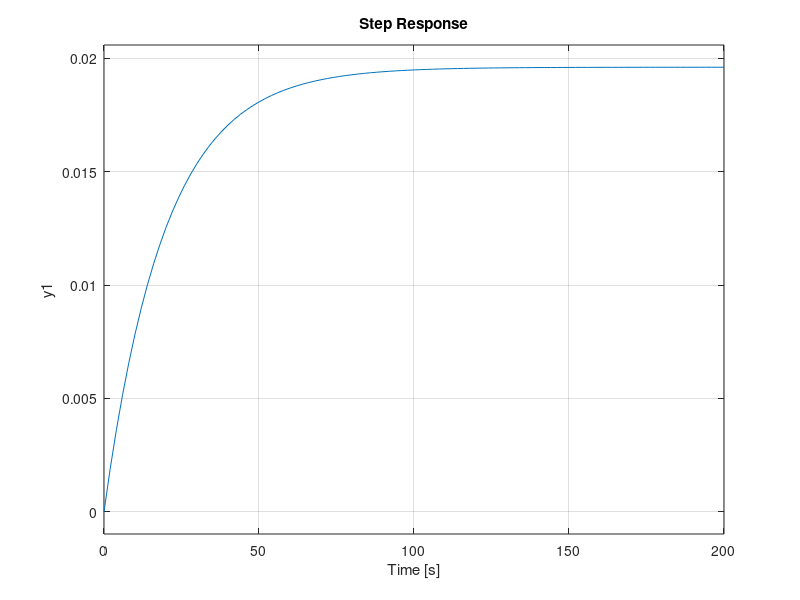

The MATLAB source for this figure:
% -------------------------------------------------------------------------
% cruise_control_lq.m
% LQR control of a cruise control system
% Xiaotian Dai, 2017
% Credit: Model from 'Control Tutorial - Cruise Control: System Modeling' 
% (accessed at: http://ctms.engin.umich.edu/CTMS/index.php?example=CruiseControl&section=SystemModeling)
% -------------------------------------------------------------------------

close all;

%% System Modelling 
% system parameters
m = 1000;   % mass
b = 50;     % 
u = 500;    % input

% I. transfer function model
s = tf('s');
cruise_tf = 1 / (m*s+b);

% II. state-space model
A = -b/m;
B = 1/m;
C = 1;
D = 0;

% stability
% all of the poles are in the left-half plane,
poles = eig(A);

% controllability matrix
% For the system to be completely state controllable, the controllability
% matrix must have rank n. 
co = ctrb(A,B);
Controllability = rank(co);

% observability
% to be finished...

cruise_ss = ss(A,B,C,D);


%% LQR Controller Design
% LQR cost function: xQx + uRu + 2xNu
Q = 10;
R = 0.1;
N = 0;

[K,S,e] = lqr(A, B, Q, R, N);

% control loop
cruise_cl = ss(A - B*K, B, C, D);

% generate step response
x0 = [0];

subplot(2, 1, 1)
step(cruise_ss)

subplot(2, 1, 2)
step(cruise_cl)
